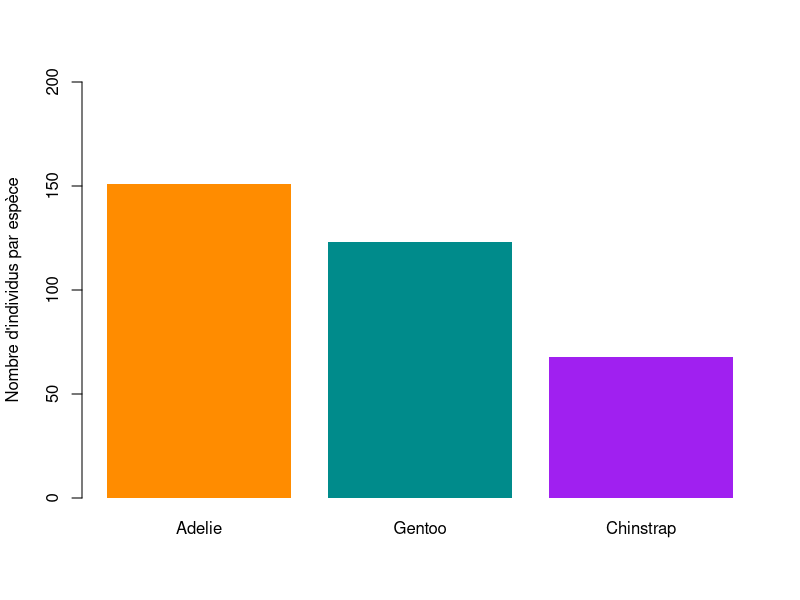
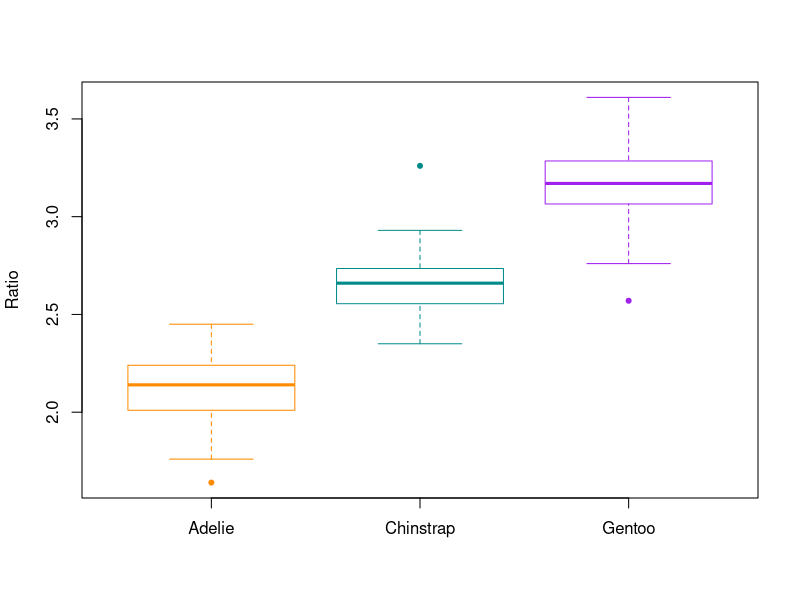
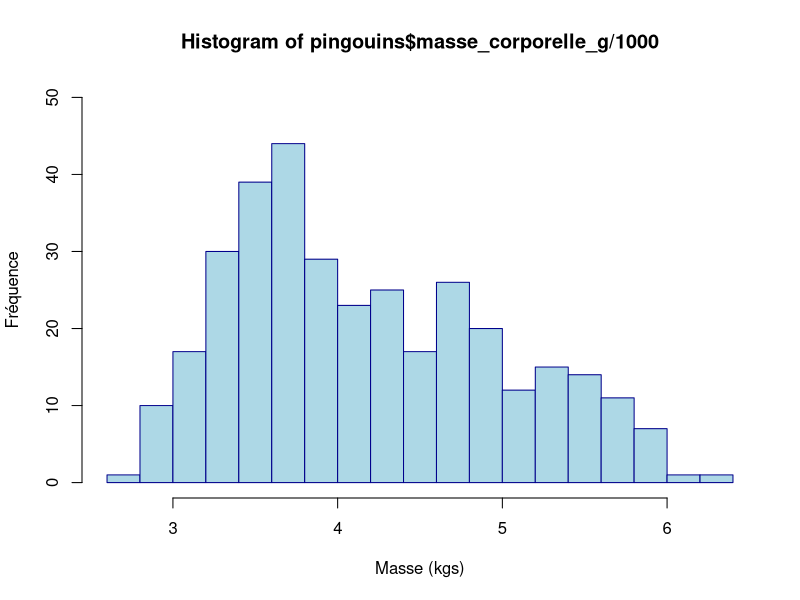
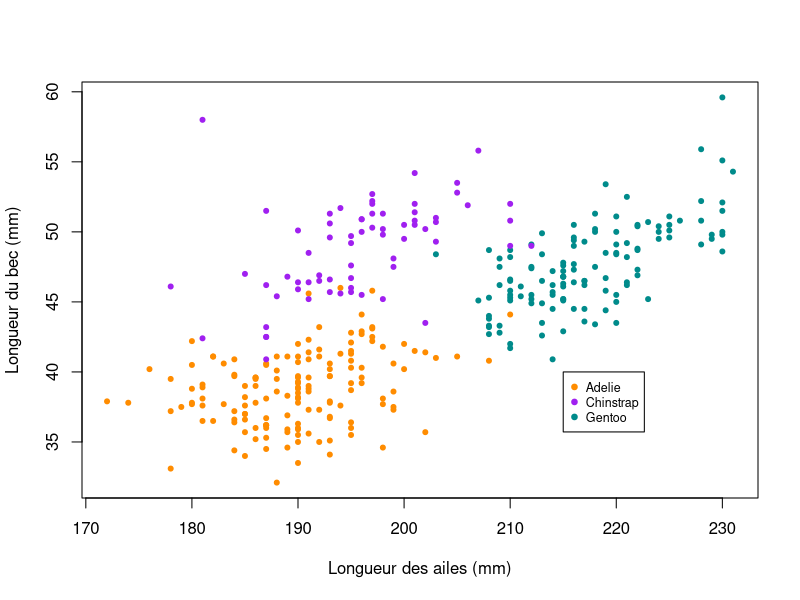

Write the R code that produced these figures, in order.
## ---- chunk 1
# Importer les donnees sans afficher le code
pingouins <- read.csv("../data/pingouins_propre.csv")
## ---- chunk 2
# Tableau de la répartition des individus
table(pingouins$espece, pingouins$ile)
## ---- chunk 3
# Barplot : nombre d'individus par espece 
barplot(sort(table(pingouins$espece), decreasing = TRUE),
        col = c("Adelie" = "darkorange",
                "Chinstrap" = "cyan4",
                "Gentoo" = "purple"),
        border = NA,
        ylab = "Nombre d'individus par espèce",
        ylim = c(0, 200))
## ---- chunk 4
# Calculer le ratio entre la longueur et la hauteur du bec
pingouins$ratio_bec <- round(pingouins$longueur_bec_mm / pingouins$hauteur_bec_mm,
                             digits = 2)

# Boxplot : ratio du bec en fonction de l'espece
boxplot(pingouins$ratio_bec ~ pingouins$espece,
        col = NA,
        border = c("Adelie" = "darkorange",
                   "Chinstrap" = "cyan4",
                   "Gentoo" = "purple"),
        pch = 20,
        xlab = "",
        ylab = "Ratio")
## ---- chunk 5
# Histogramme : distribution de la masse corporelle
hist(pingouins$masse_corporelle_g / 1000,
     breaks = 20,
     col = "lightblue",
     border = "darkblue",
     ylim = c(0, 50),
     xlab = "Masse (kgs)",
     ylab = "Fréquence")
## ---- chunk 6

# Ajouter une variable couleur 
pingouins$couleur[pingouins$espece == "Adelie"] <- "darkorange"
pingouins$couleur[pingouins$espece == "Chinstrap"] <- "purple"
pingouins$couleur[pingouins$espece == "Gentoo"] <- "cyan4"

# Scatter plot : longueur des ailes vs longueur du bec
plot(x = pingouins$longueur_aile_mm, y = pingouins$longueur_bec_mm,
     col = pingouins$couleur,
     pch = 20,
     xlab = "Longueur des ailes (mm)",
     ylab = "Longueur du bec (mm)")
legend(legend = sort(unique(pingouins$espece)),
       x = 215,
       y = 40,
       col = c("darkorange", "purple", "cyan4"),
       pch = 19,
       cex = 0.75)
